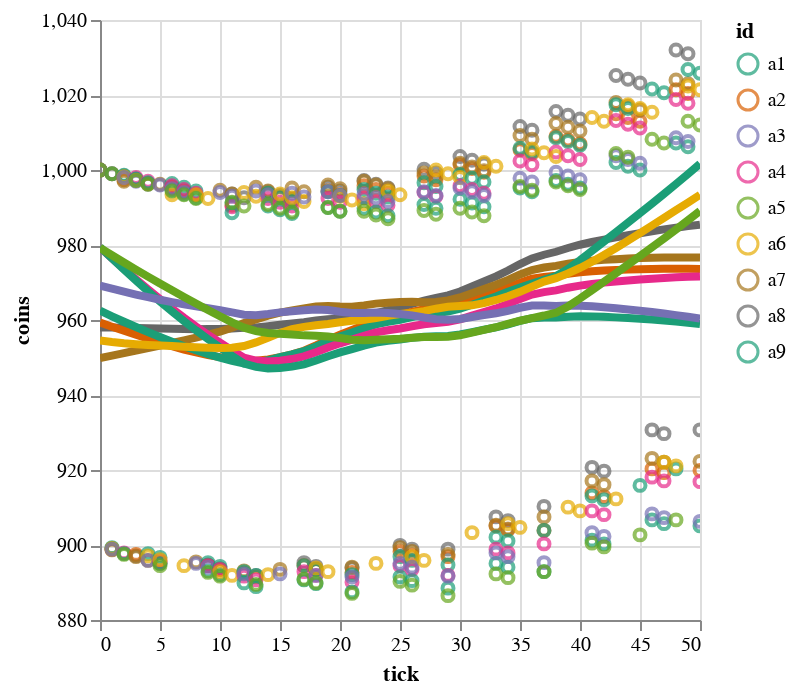

Here is the notebook cell this chart was saved with:
### Code cell
def plot_agents(agents: pl.DataFrame):
    base = alt.Chart(agents).encode(
        x='tick:Q',
        y=alt.Y('coins:Q').scale(zero=False),
        color=alt.Color('id:O').scale(scheme='dark2'),
    )
    lines = base.transform_loess('tick', 'coins', bandwidth=.5, groupby=['id']).mark_line(size=4)
    return (base.mark_point() + lines).interactive() 
  
plot_agents(agents)

### Figure 1 — Vega-Lite specification as saved in the notebook (floating-point values rounded to 4 significant figures; data arrays with more than 128 entries replaced by an {"elided": "..."} marker saying what was removed)
{"config": {"view": {"continuousWidth": 300, "continuousHeight": 300}}, "layer": [{"mark": {"type": "point"}, "encoding": {"color": {"field": "id", "scale": {"scheme": "dark2"}, "type": "ordinal"}, "x": {"field": "tick", "type": "quantitative"}, "y": {"field": "coins", "scale": {"zero": false}, "type": "quantitative"}}, "name": "view_1"}, {"mark": {"type": "line", "size": 4}, "encoding": {"color": {"field": "id", "scale": {"scheme": "dark2"}, "type": "ordinal"}, "x": {"field": "tick", "type": "quantitative"}, "y": {"field": "coins", "scale": {"zero": false}, "type": "quantitative"}}, "transform": [{"loess": "coins", "on": "tick", "bandwidth": 0.5, "groupby": ["id"]}]}], "data": {"name": "data-732f07a22b444de1a31d9d8851a98457"}, "params": [{"name": "param_1", "select": {"type": "interval", "encodings": ["x", "y"]}, "bind": "scales", "views": ["view_1"]}], "$schema": "https://vega.github.io/schema/vega-lite/v5.8.0.json", "datasets": {"data-732f07a22b444de1a31d9d8851a98457": {"elided": "459 records"}}}
